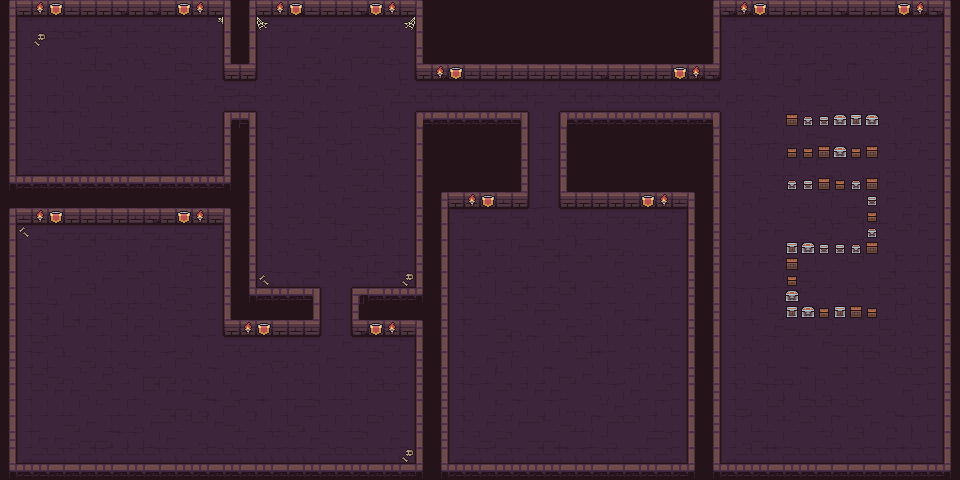

This game map was drawn from its Tiled (.tmx) file and the tilesets committed beside it. A one-line description and the trimmed map source follow:
An orthogonal 60x30 tile map with 16x16 px tiles, 2 tile layers (Base, Props), 2 tilesets and 39 objects.

<map version="1.5" tiledversion="1.7.2" orientation="orthogonal" renderorder="right-down" width="60" height="30" tilewidth="16" tileheight="16" infinite="0" nextlayerid="4" nextobjectid="2">
 <editorsettings>
  <export target="Assets/test/PathMovementTest.json" format="json" />
 </editorsettings>
 <properties>
  <property name="scale" type="float" value="4" />
 </properties>
 <tileset firstgid="1" name="Dungeon_Tileset" tilewidth="16" tileheight="16" tilecount="100" columns="10">
  <image source="Assets/test/Sprites/Dungeon_Tileset.png" width="160" height="160" />
  <tile id="0">
   <objectgroup draworder="index" id="2">
    <object id="1" x="0" y="0" width="16" height="16" />
   </objectgroup>
  </tile>
  <tile id="1">
   <objectgroup draworder="index" id="2">
    <object id="1" x="0" y="0" width="16" height="16" />
   </objectgroup>
  </tile>
  <tile id="2">
   <objectgroup draworder="index" id="2">
    <object id="1" x="0" y="0" width="16" height="16" />
   </objectgroup>
  </tile>
  <tile id="3">
   <objectgroup draworder="index" id="2">
    <object id="1" x="0" y="0" width="16" height="16" />
   </objectgroup>
  </tile>
  <tile id="4">
   <objectgroup draworder="index" id="2">
    <!-- 35 objects omitted --></objectgroup>
  </tile>
  <tile id="5">
   <objectgroup draworder="index" id="2">
    <!-- 34 objects omitted --></objectgroup>
  </tile>
  <tile id="10">
   <objectgroup draworder="index" id="2">
    <!-- 33 objects omitted --></objectgroup>
  </tile>
  <tile id="15">
   <objectgroup draworder="index" id="2">
    <!-- 32 objects omitted --></objectgroup>
  </tile>
  <tile id="20">
   <objectgroup draworder="index" id="2">
    <!-- 31 objects omitted --></objectgroup>
  </tile>
  <tile id="25">
   <objectgroup draworder="index" id="2">
    <!-- 30 objects omitted --></objectgroup>
  </tile>
  <tile id="30">
   <objectgroup draworder="index" id="2">
    <!-- 29 objects omitted --></objectgroup>
  </tile>
  <tile id="35">
   <objectgroup draworder="index" id="2">
    <!-- 28 objects omitted --></objectgroup>
  </tile>
  <tile id="36">
   <objectgroup draworder="index" id="2">
    <!-- 27 objects omitted --></objectgroup>
  </tile>
  <tile id="37">
   <objectgroup draworder="index" id="2">
    <!-- 26 objects omitted --></objectgroup>
  </tile>
  <tile id="38">
   <objectgroup draworder="index" id="2">
    <!-- 25 objects omitted --></objectgroup>
  </tile>
  <tile id="40">
   <objectgroup draworder="index" id="2">
    <!-- 24 objects omitted --></objectgroup>
  </tile>
  <tile id="41">
   <objectgroup draworder="index" id="2">
    <!-- 23 objects omitted --></objectgroup>
  </tile>
  <tile id="42">
   <objectgroup draworder="index" id="2">
    <!-- 22 objects omitted --></objectgroup>
  </tile>
  <tile id="43">
   <objectgroup draworder="index" id="2">
    <!-- 21 objects omitted --></objectgroup>
  </tile>
  <tile id="44">
   <objectgroup draworder="index" id="2">
    <!-- 20 objects omitted --></objectgroup>
  </tile>
  <tile id="45">
   <objectgroup draworder="index" id="2">
    <!-- 19 objects omitted --></objectgroup>
  </tile>
  <tile id="46">
   <objectgroup draworder="index" id="2">
    <!-- 18 objects omitted --></objectgroup>
  </tile>
  <tile id="47">
   <objectgroup draworder="index" id="2">
    <!-- 17 objects omitted --></objectgroup>
  </tile>
  <tile id="50">
   <objectgroup draworder="index" id="2">
    <!-- 16 objects omitted --></objectgroup>
  </tile>
  <tile id="51">
   <objectgroup draworder="index" id="2">
    <!-- 15 objects omitted --></objectgroup>
  </tile>
  <tile id="52">
   <objectgroup draworder="index" id="2">
    <!-- 14 objects omitted --></objectgroup>
  </tile>
  <tile id="53">
   <objectgroup draworder="index" id="2">
    <!-- 13 objects omitted --></objectgroup>
  </tile>
  <tile id="54">
   <objectgroup draworder="index" id="2">
    <!-- 12 objects omitted --></objectgroup>
  </tile>
  <tile id="55">
   <objectgroup draworder="index" id="2">
    <!-- 11 objects omitted --></objectgroup>
  </tile>
  <tile id="56">
   <objectgroup draworder="index" id="2">
    <!-- 10 objects omitted --></objectgroup>
  </tile>
  <tile id="57">
   <objectgroup draworder="index" id="2">
    <!-- 9 objects omitted --></objectgroup>
  </tile>
  <tile id="66">
   <objectgroup draworder="index" id="2">
    <!-- 8 objects omitted --></objectgroup>
  </tile>
  <tile id="67">
   <objectgroup draworder="index" id="2">
    <!-- 7 objects omitted --></objectgroup>
  </tile>
  <tile id="80">
   <objectgroup draworder="index" id="2">
    <!-- 6 objects omitted --></objectgroup>
  </tile>
  <tile id="81">
   <objectgroup draworder="index" id="2">
    <!-- 5 objects omitted --></objectgroup>
  </tile>
  <tile id="82">
   <objectgroup draworder="index" id="2">
    <!-- 4 objects omitted --></objectgroup>
  </tile>
  <tile id="83">
   <objectgroup draworder="index" id="2">
    <!-- 3 objects omitted --></objectgroup>
  </tile>
  <tile id="84">
   <objectgroup draworder="index" id="2">
    <!-- 2 objects omitted --></objectgroup>
  </tile>
  <wangsets>
   <wangset name="Dungeon" type="corner" tile="-1">
    <wangcolor name="Floor" color="#ff0000" tile="-1" probability="1" />
    <wangcolor name="Walls" color="#00ff00" tile="-1" probability="1" />
    <wangtile tileid="0" wangid="0,2,0,0,0,2,0,2" />
    <wangtile tileid="1" wangid="0,2,0,0,0,0,0,2" />
    <wangtile tileid="2" wangid="0,2,0,0,0,0,0,2" />
    <wangtile tileid="3" wangid="0,2,0,0,0,0,0,2" />
    <wangtile tileid="4" wangid="0,2,0,0,0,0,0,2" />
    <wangtile tileid="5" wangid="0,2,0,2,0,0,0,2" />
    <wangtile tileid="10" wangid="0,0,0,0,0,2,0,2" />
    <wangtile tileid="11" wangid="0,0,0,1,0,0,0,0" />
    <wangtile tileid="12" wangid="0,0,0,1,0,1,0,0" />
    <wangtile tileid="13" wangid="0,0,0,1,0,1,0,0" />
    <wangtile tileid="14" wangid="0,0,0,0,0,1,0,0" />
    <wangtile tileid="15" wangid="0,2,0,2,0,0,0,0" />
    <wangtile tileid="20" wangid="0,0,0,0,0,2,0,2" />
    <wangtile tileid="21" wangid="0,1,0,1,0,0,0,0" />
    <wangtile tileid="22" wangid="0,1,0,1,0,1,0,1" />
    <wangtile tileid="23" wangid="0,1,0,1,0,1,0,1" />
    <wangtile tileid="24" wangid="0,0,0,0,0,1,0,1" />
    <wangtile tileid="25" wangid="0,2,0,2,0,0,0,0" />
    <wangtile tileid="30" wangid="0,0,0,0,0,2,0,2" />
    <wangtile tileid="31" wangid="0,1,0,0,0,0,0,0" />
    <wangtile tileid="32" wangid="0,1,0,0,0,0,0,1" />
    <wangtile tileid="33" wangid="0,1,0,0,0,0,0,1" />
    <wangtile tileid="34" wangid="0,0,0,0,0,0,0,1" />
    <wangtile tileid="35" wangid="0,2,0,2,0,0,0,0" />
    <wangtile tileid="40" wangid="0,0,0,2,0,2,0,2" />
    <wangtile tileid="41" wangid="0,0,0,2,0,2,0,0" />
    <wangtile tileid="42" wangid="0,0,0,2,0,2,0,0" />
    <wangtile tileid="43" wangid="0,0,0,2,0,2,0,0" />
    <wangtile tileid="44" wangid="0,0,0,2,0,2,0,0" />
    <wangtile tileid="45" wangid="0,2,0,2,0,2,0,0" />
    <wangtile tileid="50" wangid="0,2,0,0,0,2,0,2" />
    <wangtile tileid="51" wangid="0,2,0,0,0,0,0,2" />
    <wangtile tileid="52" wangid="0,2,0,0,0,0,0,2" />
    <wangtile tileid="53" wangid="0,2,0,2,0,0,0,2" />
    <wangtile tileid="54" wangid="0,2,0,0,0,2,0,2" />
    <wangtile tileid="55" wangid="0,2,0,2,0,0,0,2" />
   </wangset>
  </wangsets>
 </tileset>
 <tileset firstgid="101" name="Dungeon_Character_2" tilewidth="16" tileheight="16" tilecount="14" columns="7">
  <image source="Assets/test/Sprites/Dungeon_Character_2.png" width="112" height="32" />
  <tile id="0">
   <properties>
    <property name="script" value="Games/test/PathMovement.lua" />
   </properties>
  </tile>
 </tileset>
 <layer id="1" name="Base" width="60" height="30">
  <data>[1800 cells, 1800 non-empty, 45 distinct tile ids]</data>
 </layer>
 <layer id="2" name="Props" width="60" height="30">
  <data>[1800 cells, 72 non-empty, 12 distinct tile ids]</data>
 </layer>
 <objectgroup id="3" name="Player">
  <!-- 1 objects omitted --></objectgroup>
</map>
<!-- 35 of 39 objects omitted -->
